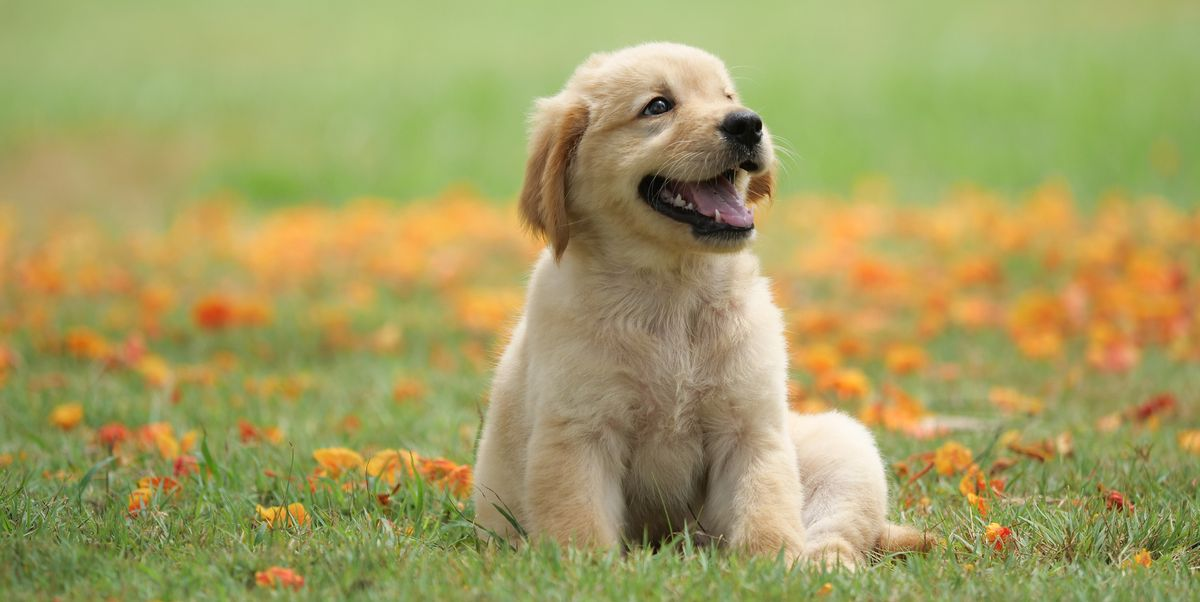
#> input picture Photos/dog2.jpg, 1200 x 602 px
$ python contours.py
#> lines starting #> are read from the running program, lines starting #| are printed output that depends on the picture; after the words box and inside, x2 and y2 are one past the last pixel; in counts of white or black regions, pixels touching at a corner belong together
import cv2 as cv
import numpy as np

img = cv.imread('./Photos/dog2.jpg')
#> img is the input picture: shape (602, 1200, 3); mean B, G, R 97.6, 158.6, 163.9
cv.imshow('Original', img)

blank = np.zeros(img.shape, dtype='uint8')
#cv.imshow('Blank', blank)

gray = cv.cvtColor(img, cv.COLOR_BGR2GRAY)
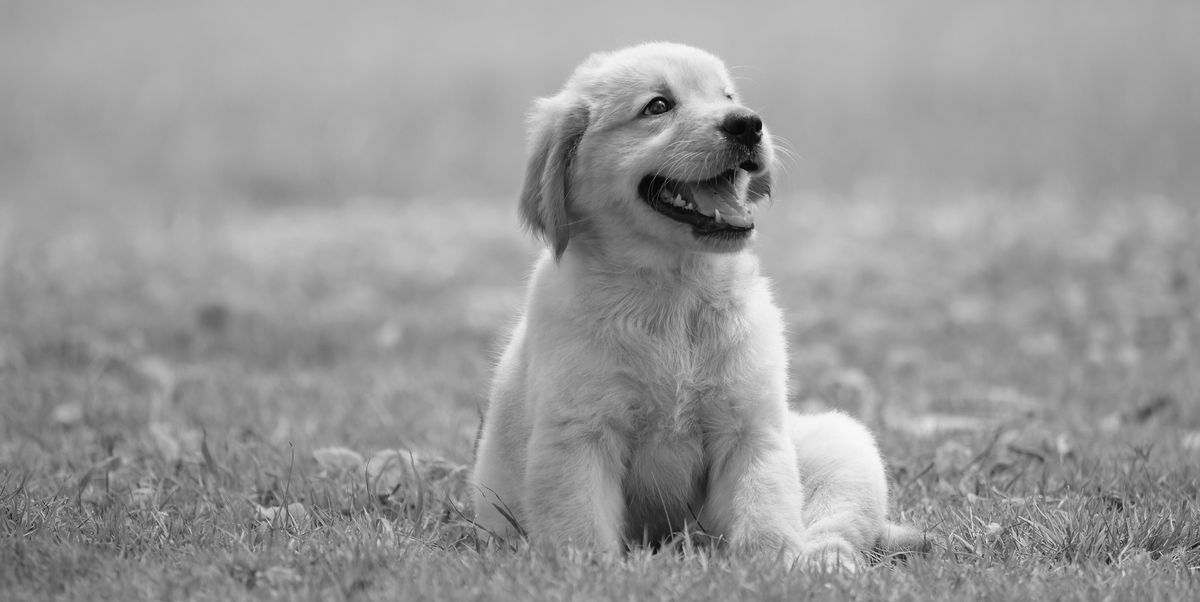
#> gray: shape (602, 1200); min 0, max 251, mean 153.2
#cv.imshow('Gray', gray)

blur = cv.GaussianBlur(gray, (5, 5), cv.BORDER_DEFAULT)
#cv.imshow('Blur', blur)

canny = cv.Canny(blur, 125, 175)
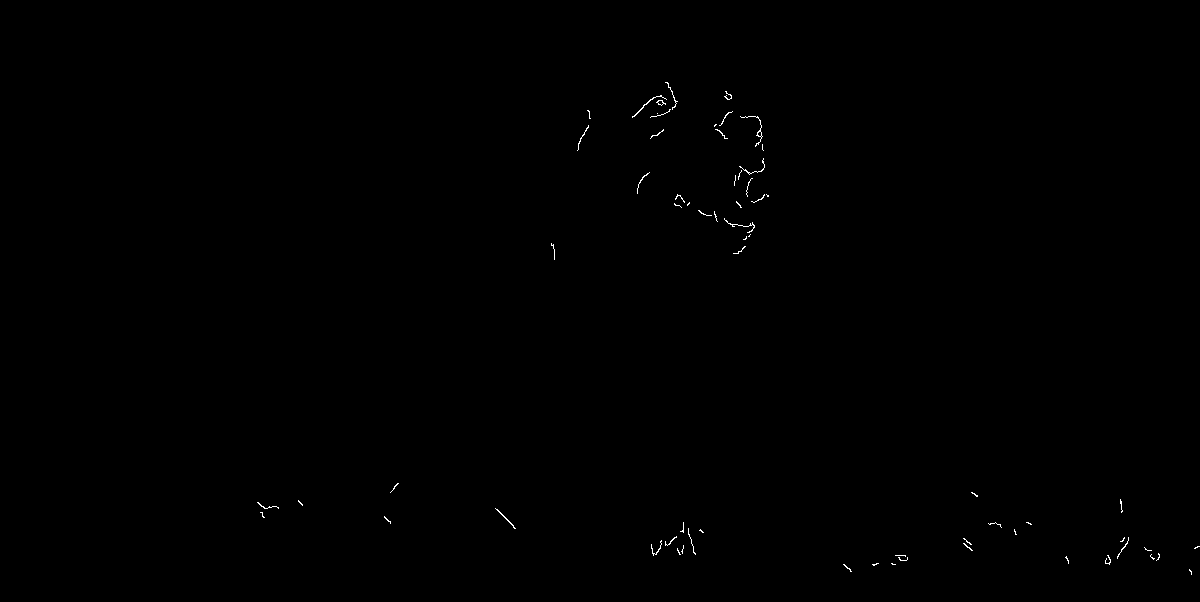
#> canny: shape (602, 1200); 0.17% white in thin lines or dots, all inside (x1, y1, x2, y2) = (257, 82, 1200, 575)
#cv.imshow('Gray to Canny', canny)

ret, thresh = cv.threshold(gray, 125, 255, cv.THRESH_BINARY)
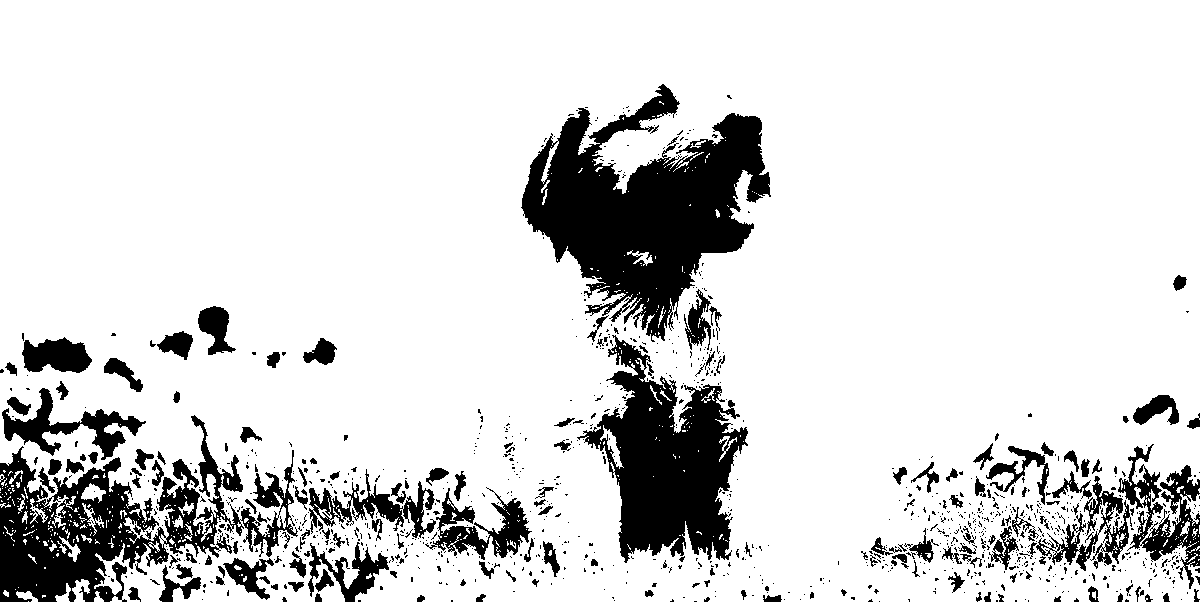
#> thresh: shape (602, 1200); 84.9% white; 1089 black regions (923 under 20 px)
#cv.imshow('Gray to Thresh', thresh)

contours, hierarchy = cv.findContours(thresh, cv.RETR_LIST, cv.CHAIN_APPROX_SIMPLE)
#> contours = 2145 contours, 1868 with area under 20; largest, box (x1, y1, x2, y2) and area: (0, 0, 1200, 602) 696443, (520, 83, 772, 343) 32090, (576, 334, 749, 564) 20384, (156, 414, 245, 559) 4806, (1, 387, 147, 461) 3351
#print(f'Number of contours in bw: {len(contours)}')

cv.drawContours(blank, contours, -1, (120, 170, 170), 1)
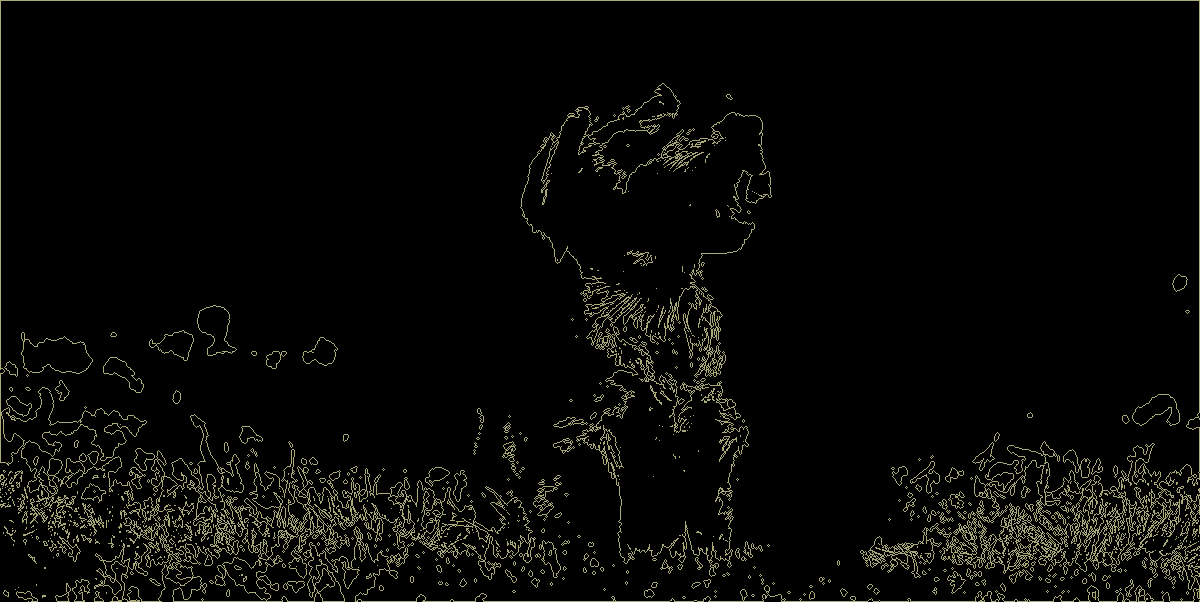
#> blank: shape (602, 1200, 3); mean of channels 0, 1, 2 5.9, 8.4, 8.4; drawn as B, G, R
cv.imshow('Contours', blank)


cv.waitKey(0)

$ run again, with Photos/dog1.jpg copied over Photos/dog2.jpg
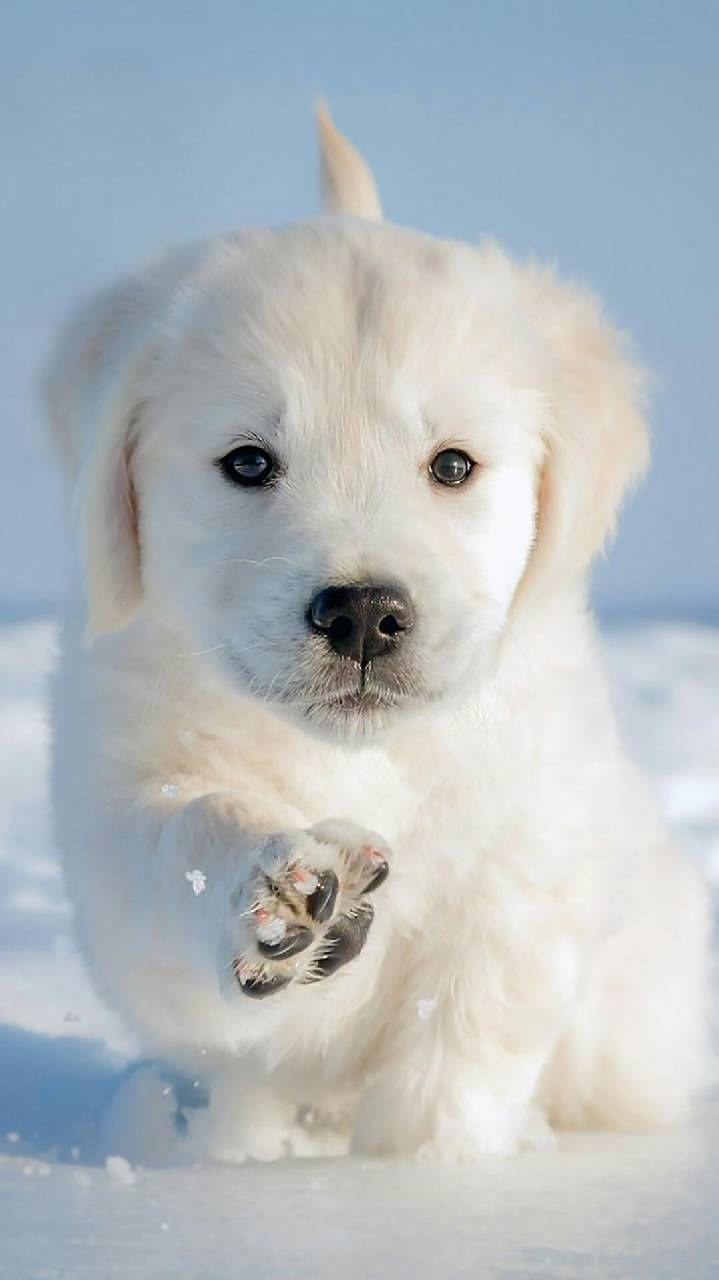
#> input picture Photos/dog1.jpg, 719 x 1280 px
#> img is the input picture: shape (1280, 719, 3); mean B, G, R 191.1, 186.5, 178.7
#> canny: shape (1280, 719); 0.23% white in thin lines or dots, all inside (x1, y1, x2, y2) = (214, 444, 482, 999)
#> `ret, thresh = cv.threshold(gray, 125, 255, cv.THRESH_BINARY)`:
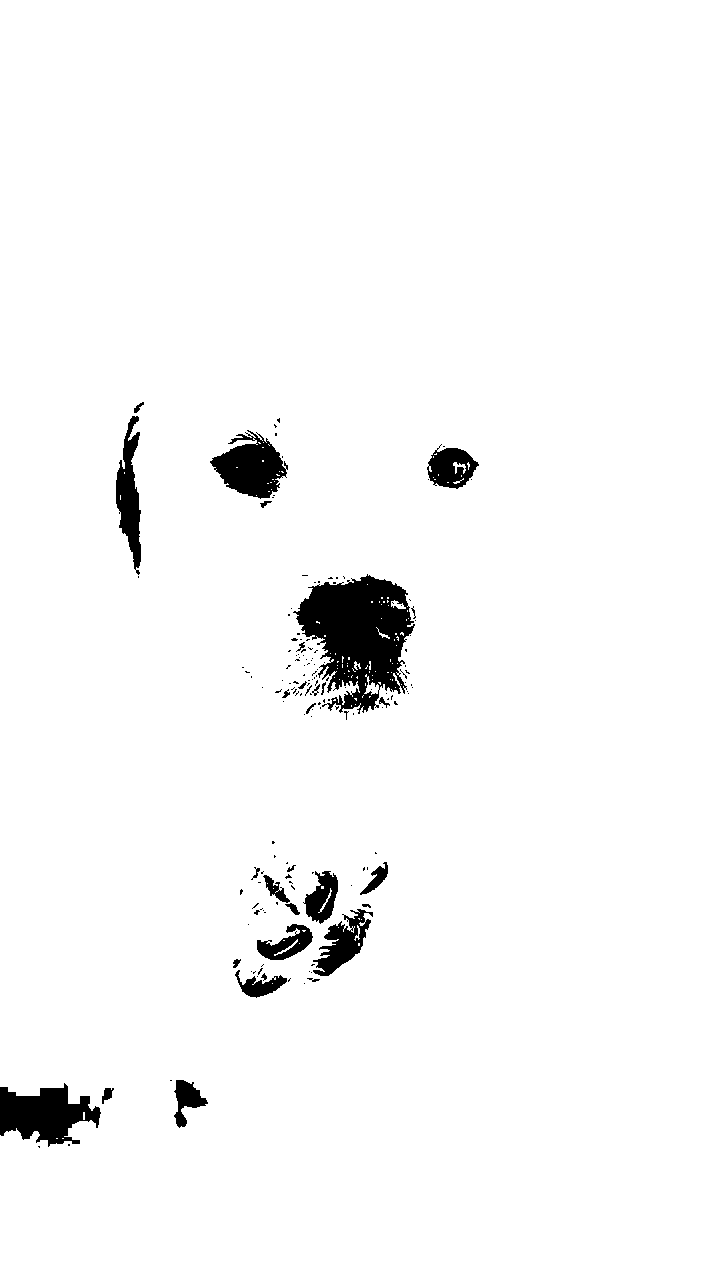
#> thresh: shape (1280, 719); 97% white; 160 black regions (130 under 20 px)
#> contours = 352 contours, 309 with area under 20; largest, box (x1, y1, x2, y2) and area: (0, 0, 719, 1280) 914312, (292, 573, 416, 715) 10612, (209, 429, 288, 500) 3107, (115, 415, 142, 571) 2295, (312, 908, 374, 977) 1957
#> `cv.drawContours(blank, contours, -1, (120, 170, 170), 1)`:
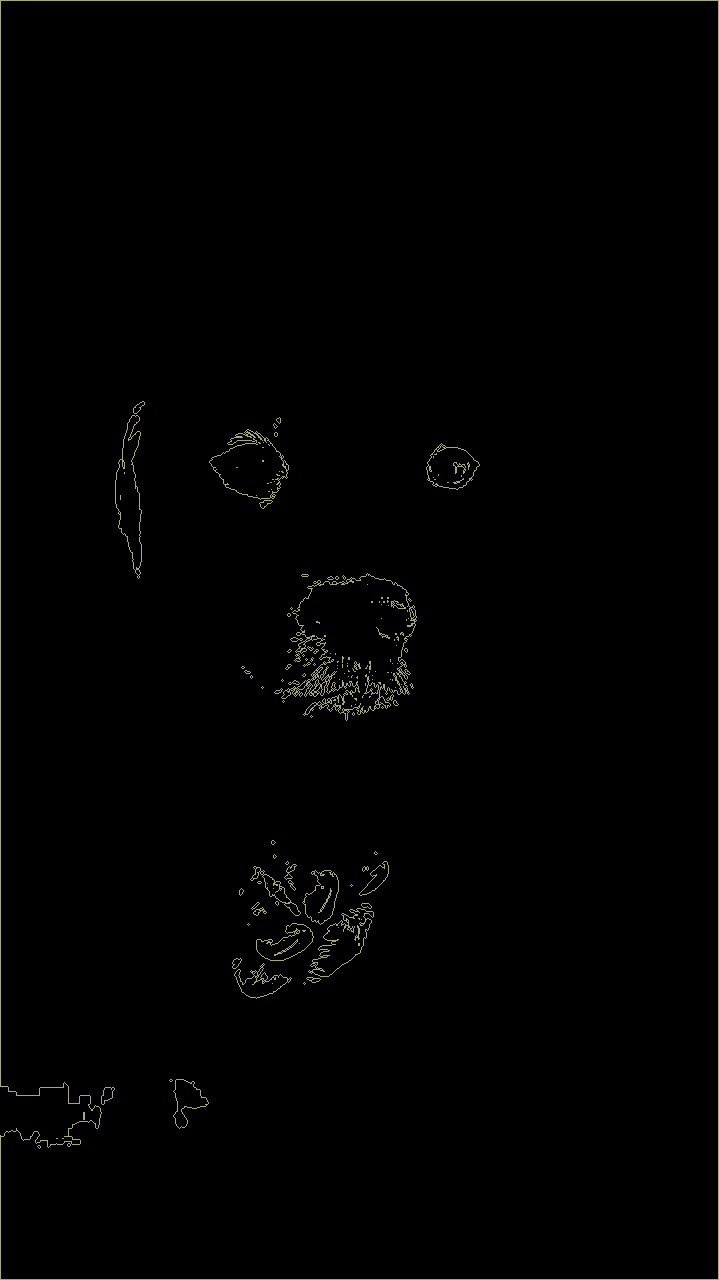
#> blank: shape (1280, 719, 3); mean of channels 0, 1, 2 1.3, 1.8, 1.8; drawn as B, G, R
